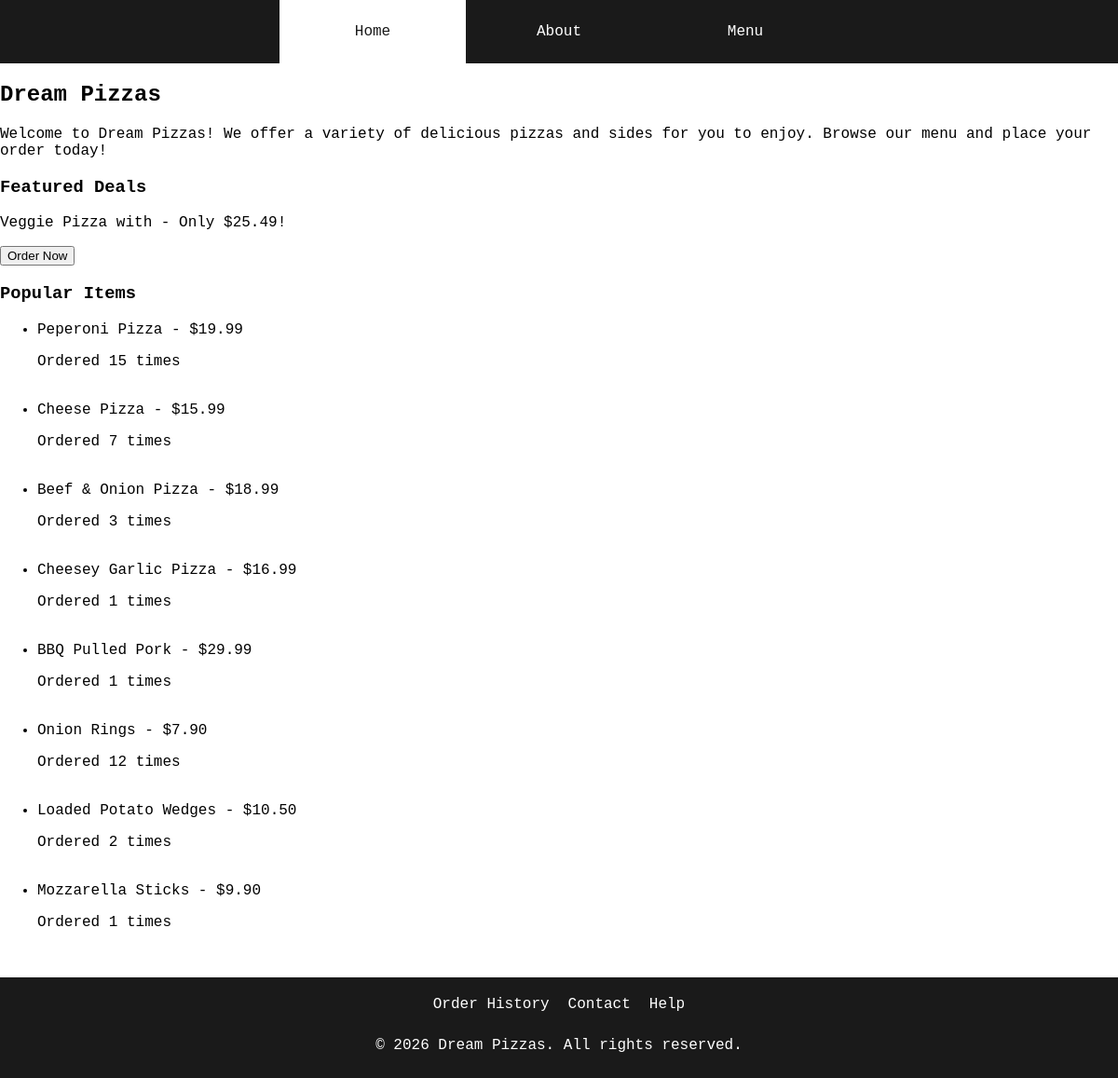
The page / on the database its author committed.
### tables this page shows
CREATE TABLE order_items (
            id INTEGER PRIMARY KEY AUTOINCREMENT,
            order_id INTEGER,
            item_name TEXT,
            size TEXT,
            quantity INTEGER,
            FOREIGN KEY(order_id) REFERENCES orders(id)
        );

### app.py (the view)
@app.route('/')
def index():
    cart = session.get('cart', [])
    classic_pizzas, gourmet_pizzas, sides = load_data()
    feature_deal_pizza = random.choice(list(classic_pizzas.keys()) or list(gourmet_pizzas.keys()))
    feature_deal_side = random.choice(list(sides.keys()))
    feature_deal_price = float(classic_pizzas.get(feature_deal_pizza, {}).get('price', 0)) + float(sides.get(feature_deal_side, {}).get('price', 0))
    popular_pizzas, popular_gourmet_pizzas, popular_sides = get_popular_items()
    return render_template('index.html', active_page='index', feature_deal=feature_deal_pizza,  feature_deal_price=feature_deal_price, cart=cart, popular_pizzas=popular_pizzas, popular_gourmet_pizzas=popular_gourmet_pizzas, popular_sides=popular_sides)

### app.py (called while the page is built)
def load_data():
    try:
        with open('data/classic_pizzas.json') as f:
            classic_pizzas = json.load(f)
        with open('data/gourmet_pizzas.json') as f:
            gourmet_pizzas = json.load(f)
        with open('data/sides.json') as f:
            sides = json.load(f)
        return classic_pizzas, gourmet_pizzas, sides
    except (FileNotFoundError, json.JSONDecodeError) as e:
        print(f"Error loading data: {e}")
        return {}, {}, {}

### templates/index.html (shortened to what this page needs)
{% extends "template.html" %}
{% block content %}
    <body>
        <h2>Dream Pizzas</h2>
        <p>Welcome to Dream Pizzas! We offer a variety of delicious pizzas and sides for you to enjoy. Browse our menu and place your order today!</p>
        <h3>Featured Deals</h3>
        <p>{{ feature_deal }} with {{ feature_deal_side }} - Only ${{ "%.2f"|format(feature_deal_price) }}!</p>
        <button class="home-order-btn" data-name="{{ feature_deal }}">Order Now</button>
        <h3>Popular Items</h3>
            <ul>
            {% for item in popular_pizzas %}
                <li>{{ item.name }} - ${{ "%.2f"|format(item.price) }}</li>
                <p>Ordered {{ item.total_ordered }} times</p>
                <a href="{{ url_for('menu', item=item.name) }}" class="home-order-btn">Order</a>
            {% endfor %}
            {% for item in popular_gourmet_pizzas %}
                <li>{{ item.name }} - ${{ "%.2f"|format(item.price) }}</li>
                <p>Ordered {{ item.total_ordered }} times</p>
                <a href="{{ url_for('menu', item=item.name) }}" class="home-order-btn">Order</a>
            {% endfor %}
            {% for item in popular_sides %}
                <li>{{ item.name }} - ${{ "%.2f"|format(item.price) }}</li>
                <p>Ordered {{ item.total_ordered }} times</p>
                <a href="{{ url_for('menu', item=item.name) }}" class="home-order-btn">Order</a>
            {% endfor %}
            </ul>
    </body>
{% endblock %}

### templates/template.html (shortened to what this page needs)
<!DOCTYPE html>
<html lang="en">
<head>
    <link rel="stylesheet" href="{{ url_for('static', filename='css/style.css') }}">
</head>
<body>
    <header>
        <nav class="main-links">
            <ul>
                <li><a href="{{ url_for('index') }}"
                    class="{{ 'active' if active_page == 'index' else '' }}">
                    Home</a></li>
                <li><a href="{{ url_for('about') }}"
                    class="{{ 'active' if active_page == 'about' else '' }}">
                    About</a></li>
                <li><a href="{{ url_for('menu') }}"
                    class="{{ 'active' if active_page == 'menu' else '' }}">
                    Menu</a></li>
            </ul>
        </nav>
    </header>
    <main>
        {% block content %}{% endblock %}
    </main>
    <footer>
        <nav class="secondary-links">
            <ul>
                <li><a href="{{ url_for('order_history') }}">Order History</a></li>
                <li><a href="{{ url_for('contact') }}">Contact</a></li>
                <li><a href="{{ url_for('help') }}">Help</a></li>
            </ul>
        </nav>
         <p>&copy; 2026  Dream Pizzas. All rights reserved.</p>
    </footer>
</html>

### static/css/style.css (style rules this page uses)
html,body { margin: 0; padding: 0; font-family: monospace, sans-serif; height:100%; }
.main-links { background-color: #1A1A1A; display: flex; gap: 0; box-sizing: border-box; align-items: center; justify-content: center; }
ul a { color: white; text-decoration: none; height:100%; display: block; text-align: center; box-sizing: border-box; white-space: nowrap; flex: 1; }
.main-links ul { display: flex; align-content: center; justify-content: center; margin: 0 ; padding: 0; height: 100%; width: 50%; list-style: none; }
.main-links ul li { display: flex; flex: 1; align-items: center; justify-content: center; }
.main-links ul a.active { background-color: white; color: #1A1A1A; }
.main-links ul li a { padding: 25px 0px; }
footer { background-color: #1A1A1A; color: white; text-align: center; padding: 10px 0; }
.secondary-links { background-color: #1A1A1A; }
.secondary-links ul { display: flex; justify-content: center; gap: 20px; margin: 0; padding: 10px 0; list-style: none; }

### rows shown on the page
order_items: name "Beef & Onion Pizza", price "18.99", total_ordered "3"
order_items: name "Cheesey Garlic Pizza", price "16.99", total_ordered "1"
order_items: name "BBQ Pulled Pork", price "29.99", total_ordered "1"
order_items: name "Mozzarella Sticks", price "9.90", total_ordered "1"

### other values the page prints
{{ feature_deal }} "Veggie Pizza"
{{ "%.2f"|format(feature_deal_price) }} "25.49"
{{ item.name }} "Peperoni Pizza" "Cheese Pizza"
{{ "%.2f"|format(item.price) }} "19.99" "15.99"
{{ item.total_ordered }} "15" "7"
{{ item.name }} "Onion Rings" "Loaded Potato Wedges"
{{ "%.2f"|format(item.price) }} "7.90" "10.50"
{{ item.total_ordered }} "12" "2"
